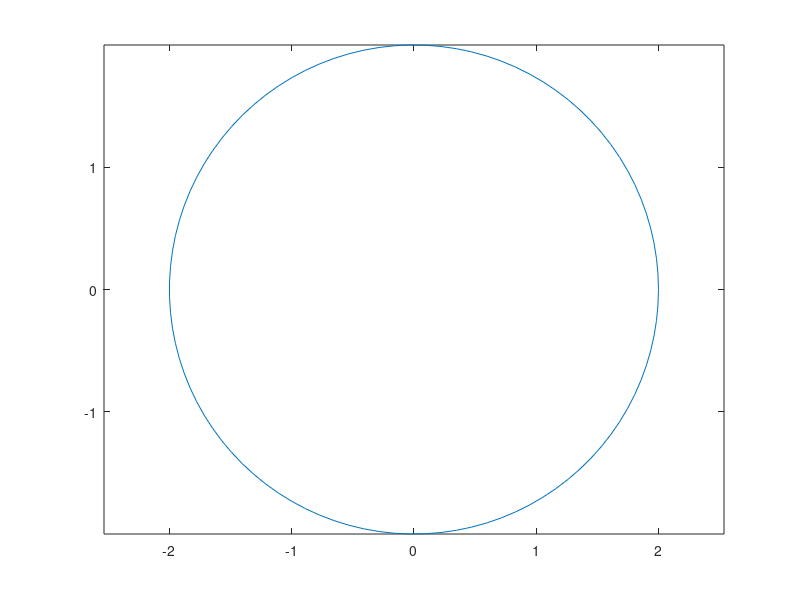

MATLAB code for this plot: (Note: this script raises an error after producing the figure.)
clear 
clc
close all

th = linspace(0,2. *pi, 100);
r = 2;
plot(r * cos(th), r *sin(th));
axis equal

a = 2;
b = 1;
c = 3;

A = 1 + a.^2./b.^2;
B = -2.*a.*c./(b.^2);
C = c.^2./b.^2 - r.^2;
[x1, x2] = my_roots(A, B, C);
y1 = (c-a.* x1)./b;
y2 = (c-a.* x2)./b;
hold on
plot(x1, y1, 'r+')
plot(x2, y2, 'go')